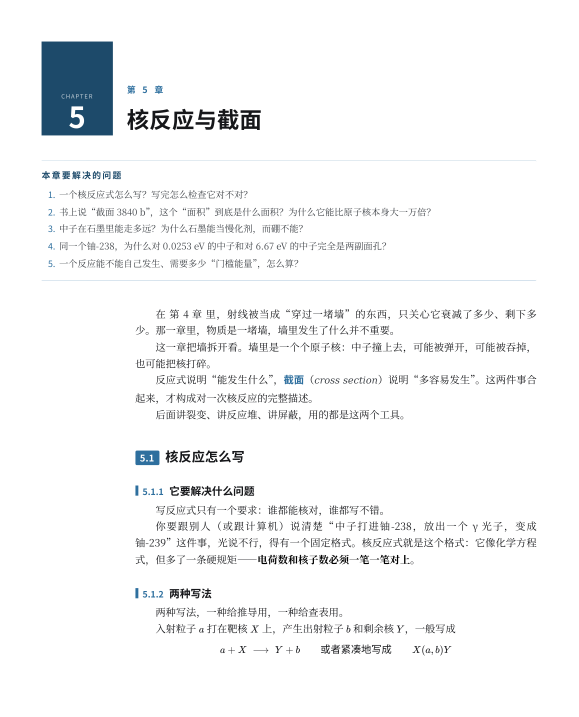
#> input picture 05-样张/校_ch05_v7_章首.png, 1157 x 1434 px (shown at 1/2 size)
$ python measure.py '../05-样张/校_ch05_v7_章首.png'
#> lines starting #> are read from the running program, lines starting #| are printed output that depends on the picture; after the words box and inside, x2 and y2 are one past the last pixel; in counts of white or black regions, pixels touching at a corner belong together
#!/usr/bin/env python3
"""从书影里量版式参数：开本、版心、行距、每行字数、正文字高、强调蓝。

做法：
  1. 纸面掩膜（亮 + 低饱和）→ 成对页的纸面 bbox，用来定像素/毫米比例；
  2. 某页内的暗像素（文字）→ 行投影 → 行距、字高；列投影 → 版心宽；
  3. 蓝色像素（B 明显高于 R）→ 用纸白做白平衡 → 取中位数得强调色。

用法： python3 measure.py 图片1 [图片2 ...]
"""
import sys, glob
import numpy as np
from PIL import Image

PAGE_W_MM = 185.0   # 787×1092 1/16 开标称值，用于标定 px/mm
PAGE_H_MM = 260.0


def load(path, maxdim=2400):
#> called with path = '../05-样张/校_ch05_v7_章首.png', maxdim = 2400
    im = Image.open(path).convert("RGB")
#> im is the input picture: PIL image 1157x1434 RGB; mean R, G, B 244.8, 245.7, 246.4
    w, h = im.size
    s = min(1.0, maxdim / max(w, h))
    if s < 1.0:
        im = im.resize((int(w * s), int(h * s)), Image.LANCZOS)
    return np.asarray(im).astype(np.float32)


def paper_mask(a):
    lum = a @ np.array([0.299, 0.587, 0.114], dtype=np.float32)
    mx = a.max(axis=2); mn = a.min(axis=2)
    sat = (mx - mn) / np.maximum(mx, 1)
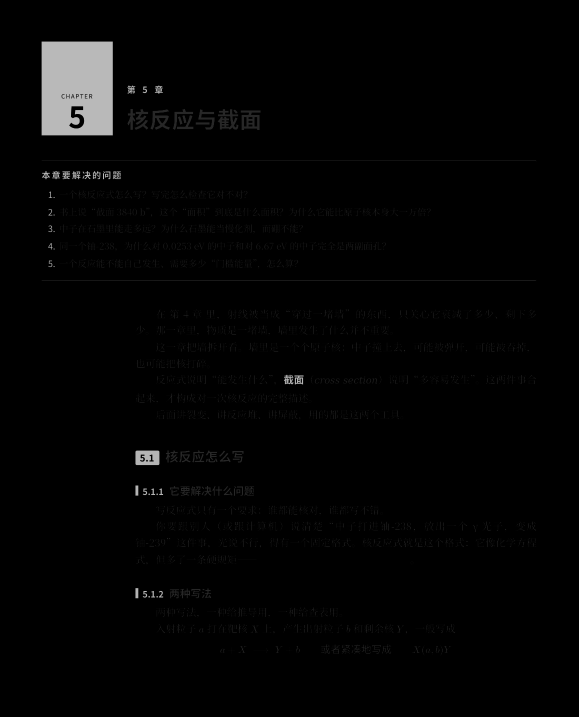
#> sat: shape (1434, 1157) float32 (shown at 1/2 size); min 0, max 0.726, mean 0.0152
    return (lum > 150) & (sat < 0.14)
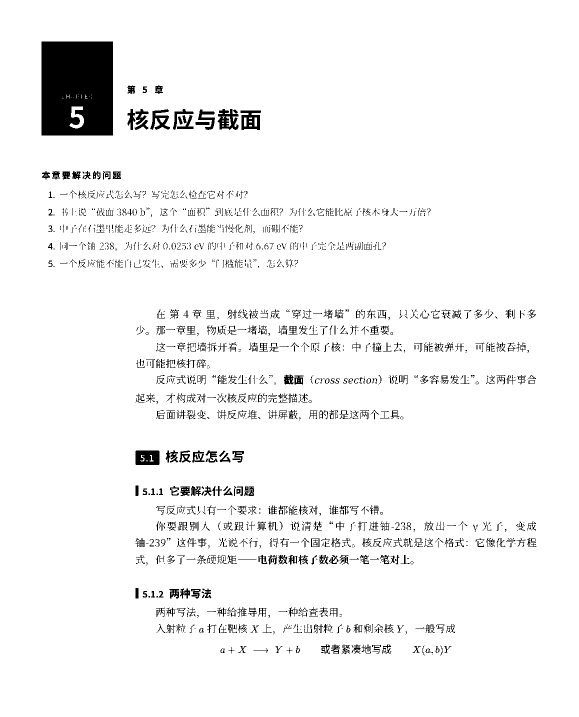
#> returned value: shape (1434, 1157) bool (shown at 1/2 size); 95.4% white; 1669 black regions (1009 under 20 px), largest, box (x1, y1, x2, y2) and area: (83, 83, 226, 271) 26173, (271, 901, 319, 930) 1291, (435, 218, 477, 260) 1053


def bbox(mask, min_frac=0.02):
#> called with min_frac = 0.02
    ys, xs = np.where(mask)
    if len(ys) < 50:
        return None
    # 用分位数去掉零星噪点
    y0, y1 = np.percentile(ys, 0.5), np.percentile(ys, 99.5)
#> y0 = 6; y1 = 1427
    x0, x1 = np.percentile(xs, 0.5), np.percentile(xs, 99.5)
#> x0 = 5; x1 = 1151
    return int(x0), int(y0), int(x1), int(y1)


def runs(profile, thresh, min_len):
    """把投影里连续超过阈值的区间找出来。"""
    out, start = [], None
    for i, v in enumerate(profile):
        if v > thresh and start is None:
            start = i
        elif v <= thresh and start is not None:
            if i - start >= min_len:
                out.append((start, i))
            start = None
    if start is not None and len(profile) - start >= min_len:
        out.append((start, len(profile)))
    return out


def analyse_page(a, box, label):
    x0, y0, x1, y1 = box
    sub = a[y0:y1, x0:x1]
    lum = sub @ np.array([0.299, 0.587, 0.114], dtype=np.float32)
    ink = lum < 110                      # 正文黑字（照片里灰度 40–100）
    # 只保留纸面内部，避开书脊阴影与背景
    pad = int(0.02 * min(sub.shape[:2]))
    ink[:pad, :] = ink[-pad:, :] = False
    ink[:, :pad] = ink[:, -pad:] = False

    # 列投影：正文栏（文字密、左对齐开始）
    colp = ink.sum(axis=0).astype(np.float32)
    colp_s = np.convolve(colp, np.ones(9) / 9, mode="same")
    thr = max(colp_s.max() * 0.06, 2)
    cols = runs(colp_s, thr, 20)
    if not cols:
        return None
    cx0 = int(np.percentile(np.nonzero(colp_s > thr)[0], 1))
    cx1 = int(np.percentile(np.nonzero(colp_s > thr)[0], 99))
    # 去掉裁切边上可能粘连的页边黑影：若区间贴边，向内收
    if cx0 < pad + 3:
        cx0 = pad + 3
    if cx1 > sub.shape[1] - pad - 3:
        cx1 = sub.shape[1] - pad - 3
    cw = cx1 - cx0

    # 行投影：正文行距
    rowp = ink[:, cx0:cx1].sum(axis=1).astype(np.float32)
    rowp_s = np.convolve(rowp, np.ones(3) / 3, mode="same")
    rthr = max(rowp_s.max() * 0.10, 2)
    lines = runs(rowp_s, rthr, 4)
    # 只取正文行（行高 8–40px），排除页眉细线与图
    heights = [(b - a_) for a_, b in lines]
    if not heights:
        return None
    med_h = float(np.median(heights))
    text_lines = [(a_, b) for a_, b in lines if 0.55 * med_h <= (b - a_) <= 1.7 * med_h]
    centers = [((a_ + b) / 2.0) for a_, b in text_lines]
    # 相邻行中心距 → 行距
    diffs = np.diff(centers)
    diffs = diffs[(diffs > 0.6 * med_h) & (diffs < 2.4 * med_h)]
    pitch = float(np.median(diffs)) if len(diffs) > 5 else float("nan")

    ry0 = text_lines[0][0] if text_lines else 0
    ry1 = text_lines[-1][1] if text_lines else 0
    return dict(label=label, box=(int(x0), int(y0), int(x1), int(y1)),
                page_w_px=float(x1 - x0), page_h_px=float(y1 - y0),
                block_w_px=float(cw), block_h_px=float(ry1 - ry0),
                col=[int(cx0), int(cx1)], row=[int(ry0), int(ry1)],
                glyph_h=med_h, pitch=pitch, n_lines=len(text_lines))


def blue_stat(a, paper_rgb):
    r, g, b = a[..., 0], a[..., 1], a[..., 2]
    lum = a @ np.array([0.299, 0.587, 0.114], dtype=np.float32)
    m = (b - r > 28) & (b > 70) & (lum > 40) & (lum < 200)
    if m.sum() < 200:
        return None, 0
    px = a[m]
    # 白平衡：纸白 → 255
    gain = 255.0 / np.maximum(paper_rgb, 1)
    px = np.clip(px * gain, 0, 255)
    med = np.median(px, axis=0).astype(int)
    return "#%02X%02X%02X" % tuple(med), int(m.sum())


def paper_white(a, mask):
    px = a[mask]
    # 取纸面最亮 2% 的中位数当白点（含高光）
    lum = px @ np.array([0.299, 0.587, 0.114], dtype=np.float32)
    top = px[lum >= np.percentile(lum, 98)]
    return np.median(top, axis=0)


def main(paths):
    rows = []
    for p in paths:
        a = load(p)
        mask = paper_mask(a)
        box = bbox(mask)
#> box = (5, 6, 1151, 1427)
        if not box:
            print(f"{p}: 找不到纸面"); continue
        pw = box[2] - box[0]; ph = box[3] - box[1]
#> after `pw = box[2] - box[0]`: pw = 1146
#> after `ph = box[3] - box[1]`: ph = 1421
        # 判定是单页还是跨页：宽高比
        ratio = pw / ph
#> ratio = 0.806
        spread = ratio > 0.95
#> spread = False
        print(f"\n=== {p.split('/')[-1]}")
        print(f"  纸面 {pw}×{ph}px  宽高比 {ratio:.2f}  → {'跨页' if spread else '单页'}")
#|   纸面 1146×1421px  宽高比 0.81  → 单页
        # px/mm：跨页横宽 = 2 页 = 370mm；单页宽 = 185mm
        # 竖直方向一律 260mm
        mm_w = PAGE_W_MM * (2 if spread else 1)
#> mm_w = 185
        pxmm_w = pw / mm_w
#> pxmm_w = 6.19
        pxmm_h = ph / PAGE_H_MM
#> pxmm_h = 5.47
        print(f"  标定 px/mm: 横 {pxmm_w:.2f}  纵 {pxmm_h:.2f}")
#|   标定 px/mm: 横 6.19  纵 5.47
        white = paper_white(a, mask)
#> white = [255, 255, 255]
        blue, nb = blue_stat(a, white)
#> in blue_stat, `m = (b - r > 28) & (b > 70) & (lum > 40) & (lum < 200)`:
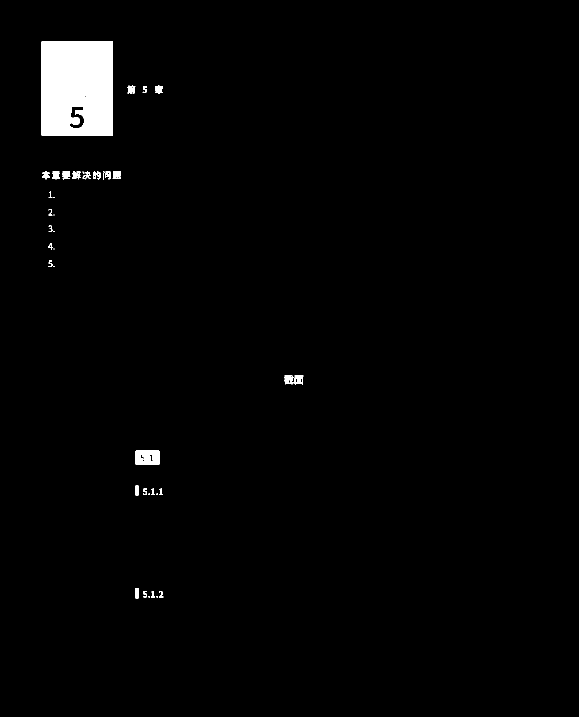
#> m: shape (1434, 1157) bool (shown at 1/2 size); 1.8% white; 40 white regions (10 under 20 px), largest, box (x1, y1, x2, y2) and area: (83, 83, 226, 271) 26167, (271, 901, 319, 930) 1283, (568, 750, 587, 769) 250
#> in blue_stat, `gain = 255.0 / np.maximum(paper_rgb, 1)`: gain = [1, 1, 1]
#> in blue_stat, `med = np.median(px, axis=0).astype(int)`: med = [29, 74, 106]
#> blue = '#1D4A6A'; nb = 30463
        print(f"  纸白 RGB≈{tuple(int(v) for v in white)}   强调蓝 {blue}（{nb} px）")
#|   纸白 RGB≈(255, 255, 255)   强调蓝 #1D4A6A（30463 px）
        if spread:
            gx = (box[0] + box[2]) // 2
            halves = {"左页": (box[0], box[1], gx, box[3]), "右页": (gx, box[1], box[2], box[3])}
        else:
            halves = {"单页": box}
#> halves = {'单页': (5, 6, 1151, 1427)}
        for lab, bb in halves.items():
            r = analyse_page(a, bb, lab)
            if not r:
                print(f"    {lab}: 未测得正文"); continue
            pw_mm = r["page_w_px"] / pxmm_w
            ph_mm = r["page_h_px"] / pxmm_h
            bw_mm = r["block_w_px"] / pxmm_w
            bh_mm = r["block_h_px"] / pxmm_h
            pitch_mm = r["pitch"] / pxmm_h if r["pitch"] == r["pitch"] else float("nan")
            glyph_mm = r["glyph_h"] / pxmm_h
            # 版心相对页面的左右边距
            left_mm = r["col"][0] / pxmm_w
            right_mm = (r["page_w_px"] - r["col"][1]) / pxmm_w
            top_mm = r["row"][0] / pxmm_h
            bot_mm = (r["page_h_px"] - r["row"][1]) / pxmm_h
            print(f"    {lab}: 版心 {bw_mm:.1f}×{bh_mm:.1f} mm (测到 {r['n_lines']} 行)")
            print(f"          行距 {pitch_mm:.2f} mm = {pitch_mm*2.845:.1f} pt   字身高 {glyph_mm:.2f} mm ≈ {glyph_mm*2.845:.1f} pt")
            print(f"          边距 内 {left_mm:.1f} 外 {right_mm:.1f} 上 {top_mm:.1f} 下 {bot_mm:.1f} mm")
            if pitch_mm == pitch_mm:
                print(f"          每行约 {bw_mm / pitch_mm * 1.0:.1f} 字（按字宽=行距估）")
#> this loop made 1 pass
#> (lab, x0 in analyse_page, y0 in analyse_page, x1 in analyse_page, y1 in analyse_page, pad in analyse_page, thr in analyse_page, cols in analyse_page) on pass 1: ('单页', 5, 6, 1151, 1427, 22, 12.29, [(74, 237), (248, 814), (832, 905)])
#> (printed output is left out)
#> pass 1, in analyse_page, `sub = a[y0:y1, x0:x1]`:
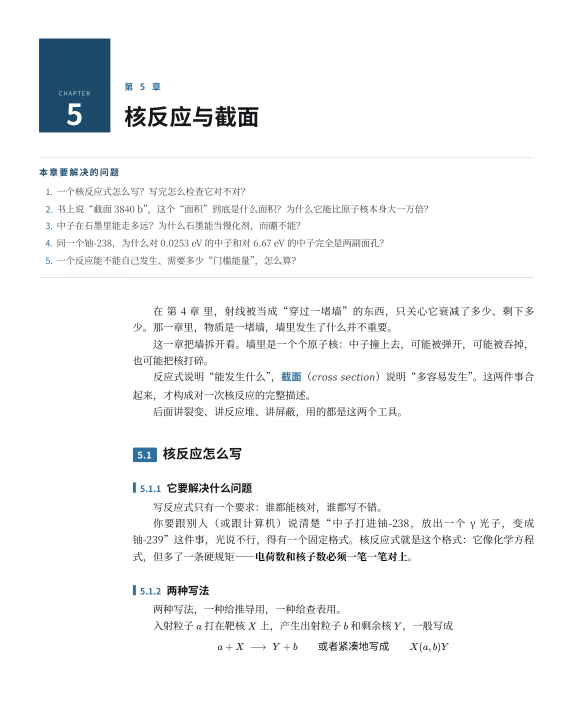
#> sub: shape (1421, 1146, 3) float32 (shown at 1/2 size); mean R, G, B 245.5, 246.4, 247.1
#> pass 1, in analyse_page, `ink = lum < 110`:
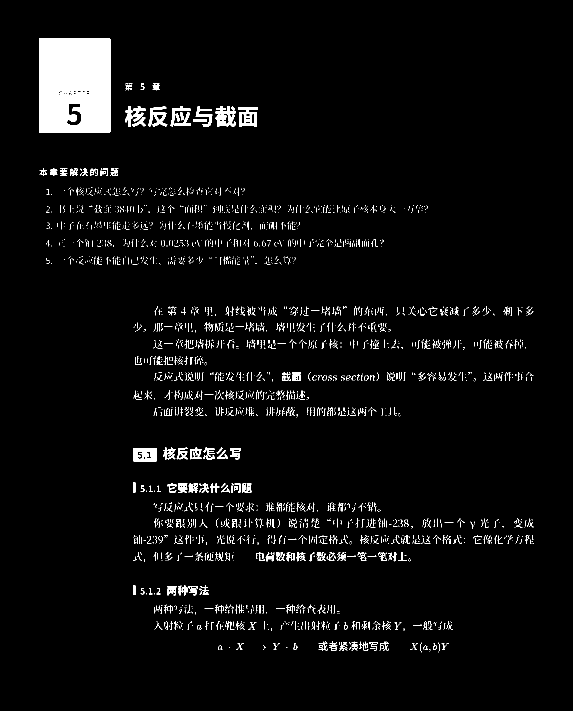
#> ink: shape (1421, 1146) bool (shown at 1/2 size); 3.7% white; 2813 white regions (2458 under 20 px), largest, box (x1, y1, x2, y2) and area: (78, 77, 221, 265) 25991, (266, 896, 313, 924) 1133, (476, 215, 516, 254) 983


if __name__ == "__main__":
    if len(sys.argv) < 2:
        sys.exit("用法：python3 measure.py 书影页/*.jpg   # 从扫描页量开本、版心、行距、字高")
    main(sys.argv[1:])

$ run again, on 05-样张/校_ch05_图1.png
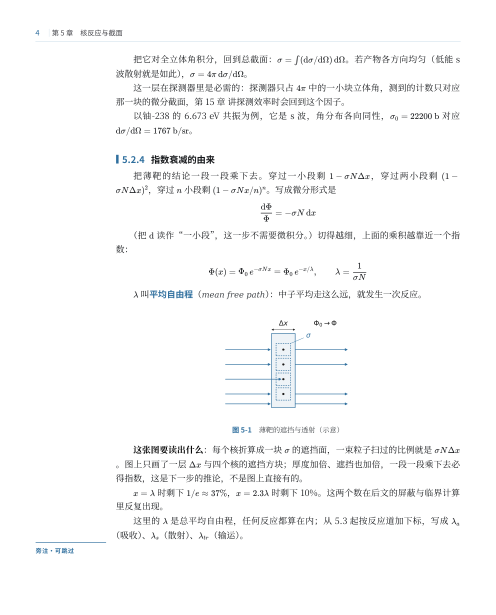
#> input picture 05-样张/校_ch05_图1.png, 992 x 1229 px (shown at 1/2 size)
#> in load, im is the input picture: PIL image 992x1229 RGB; mean R, G, B 248.9, 249.2, 249.4
#> in paper_mask, `return (lum > 150) & (sat < 0.14)`:
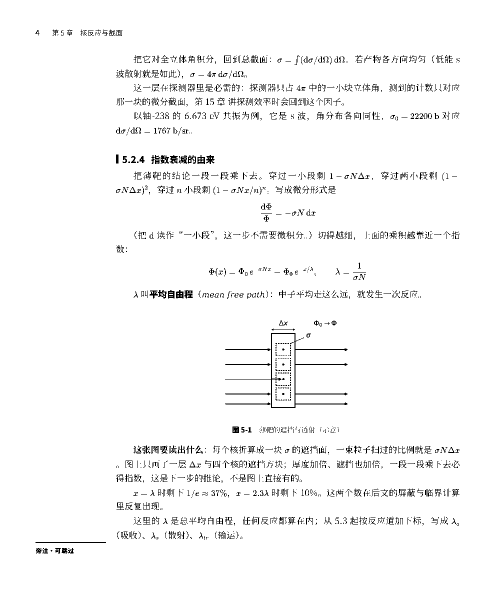
#> returned value: shape (1229, 992) bool (shown at 1/2 size); 97.1% white; black in thin lines or dots, all inside (x1, y1, x2, y2) = (71, 59, 919, 1107)
#> in bbox, `y0, y1 = np.percentile(ys, 0.5), np.percentile(ys, 99.5)`: y0 = 5; y1 = 1223
#> in bbox, `x0, x1 = np.percentile(xs, 0.5), np.percentile(xs, 99.5)`: x0 = 4; x1 = 987
#> box = (4, 5, 987, 1223)
#> pw = 983
#> ph = 1218
#> ratio = 0.807
#> spread = False
#|   纸面 983×1218px  宽高比 0.81  → 单页
#> mm_w = 185
#> pxmm_w = 5.31
#> pxmm_h = 4.68
#|   标定 px/mm: 横 5.31  纵 4.68
#> white = [255, 255, 255]
#> m: shape (1229, 992) bool; 0.4% white in thin lines or dots, all inside (x1, y1, x2, y2) = (71, 60, 695, 1107)
#> gain = [1, 1, 1]
#> med = [115, 158, 189]
#> blue = '#739EBD'; nb = 4887
#|   纸白 RGB≈(255, 255, 255)   强调蓝 #739EBD（4887 px）
#> halves = {'单页': (4, 5, 987, 1223)}
#> the loop in main, `for lab, bb in halves.items():` made 1 pass
#> (lab, x0 in analyse_page, y0 in analyse_page, x1 in analyse_page, y1 in analyse_page, pad in analyse_page, thr in analyse_page, cols in analyse_page) on pass 1: ('单页', 4, 5, 987, 1223, 19, 3.49, [(225, 918)])
#> (printed output is left out)
#> pass 1, in analyse_page, `ink = lum < 110`:
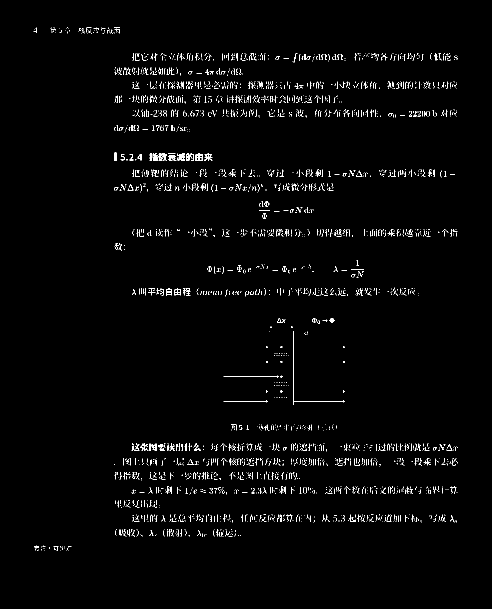
#> ink: shape (1218, 983) bool (shown at 1/2 size); 1.7% white in thin lines or dots, all inside (x1, y1, x2, y2) = (67, 55, 915, 1102)

$ run again, on 05-样张/校_ch05_图1_示意.png
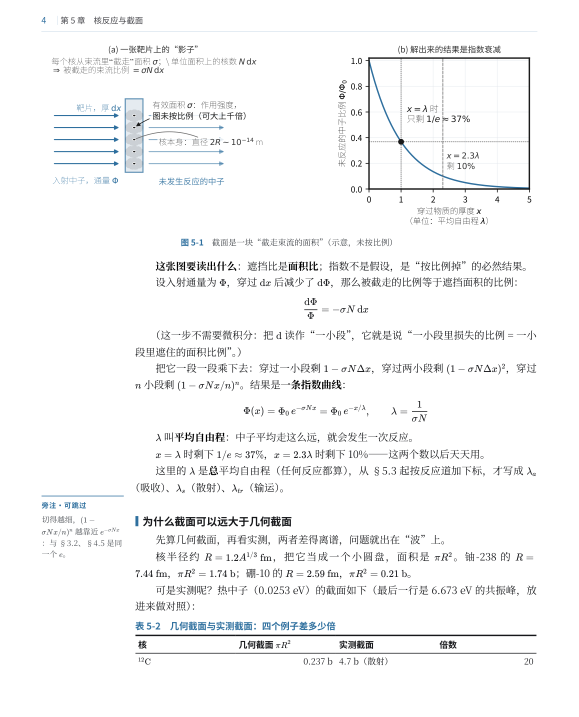
#> input picture 05-样张/校_ch05_图1_示意.png, 1157 x 1434 px (shown at 1/2 size)
#> in load, im is the input picture: PIL image 1157x1434 RGB; mean R, G, B 246.3, 246.7, 247.1
#> in paper_mask, `return (lum > 150) & (sat < 0.14)`:
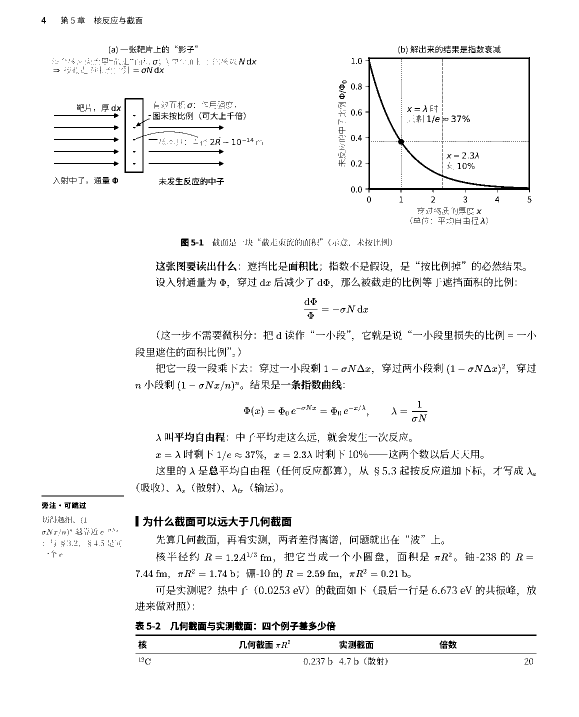
#> returned value: shape (1434, 1157) bool (shown at 1/2 size); 96% white; black in thin lines or dots, all inside (x1, y1, x2, y2) = (83, 33, 1073, 1330)
#> in bbox, `y0, y1 = np.percentile(ys, 0.5), np.percentile(ys, 99.5)`: y0 = 6; y1 = 1427
#> in bbox, `x0, x1 = np.percentile(xs, 0.5), np.percentile(xs, 99.5)`: x0 = 5; x1 = 1151
#> box = (5, 6, 1151, 1427)
#> pw = 1146
#> ph = 1421
#> ratio = 0.806
#> spread = False
#|   纸面 1146×1421px  宽高比 0.81  → 单页
#> mm_w = 185
#> pxmm_w = 6.19
#> pxmm_h = 5.47
#|   标定 px/mm: 横 6.19  纵 5.47
#> white = [255, 255, 255]
#> m: shape (1434, 1157) bool; 0.64% white in thin lines or dots, all inside (x1, y1, x2, y2) = (83, 34, 1057, 1261)
#> gain = [1, 1, 1]
#> med = [87, 139, 177]
#> blue = '#578BB1'; nb = 10585
#|   纸白 RGB≈(255, 255, 255)   强调蓝 #578BB1（10585 px）
#> halves = {'单页': (5, 6, 1151, 1427)}
#> the loop in main, `for lab, bb in halves.items():` made 1 pass
#> (lab, x0 in analyse_page, y0 in analyse_page, x1 in analyse_page, y1 in analyse_page, pad in analyse_page, thr in analyse_page, cols in analyse_page) on pass 1: ('单页', 5, 6, 1151, 1427, 22, 6.88, [(101, 234), (256, 1068)])
#> (printed output is left out)
#> pass 1, in analyse_page, `ink = lum < 110`:
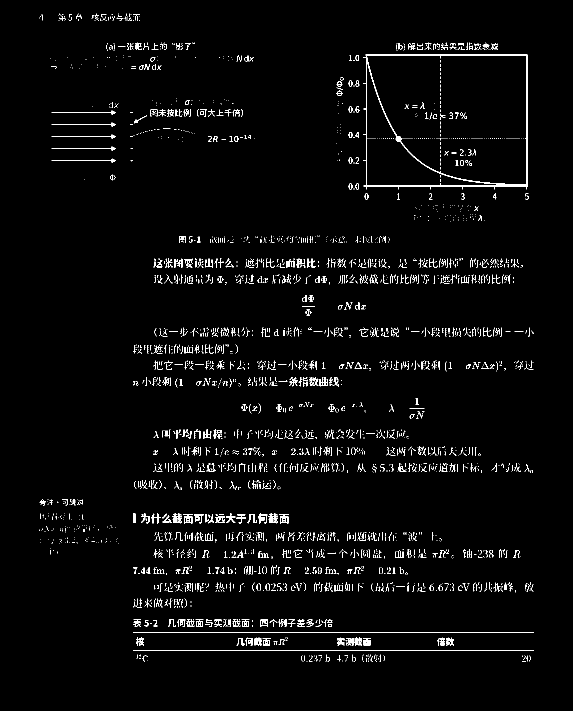
#> ink: shape (1421, 1146) bool (shown at 1/2 size); 2.6% white in thin lines or dots, all inside (x1, y1, x2, y2) = (79, 27, 1068, 1324)
